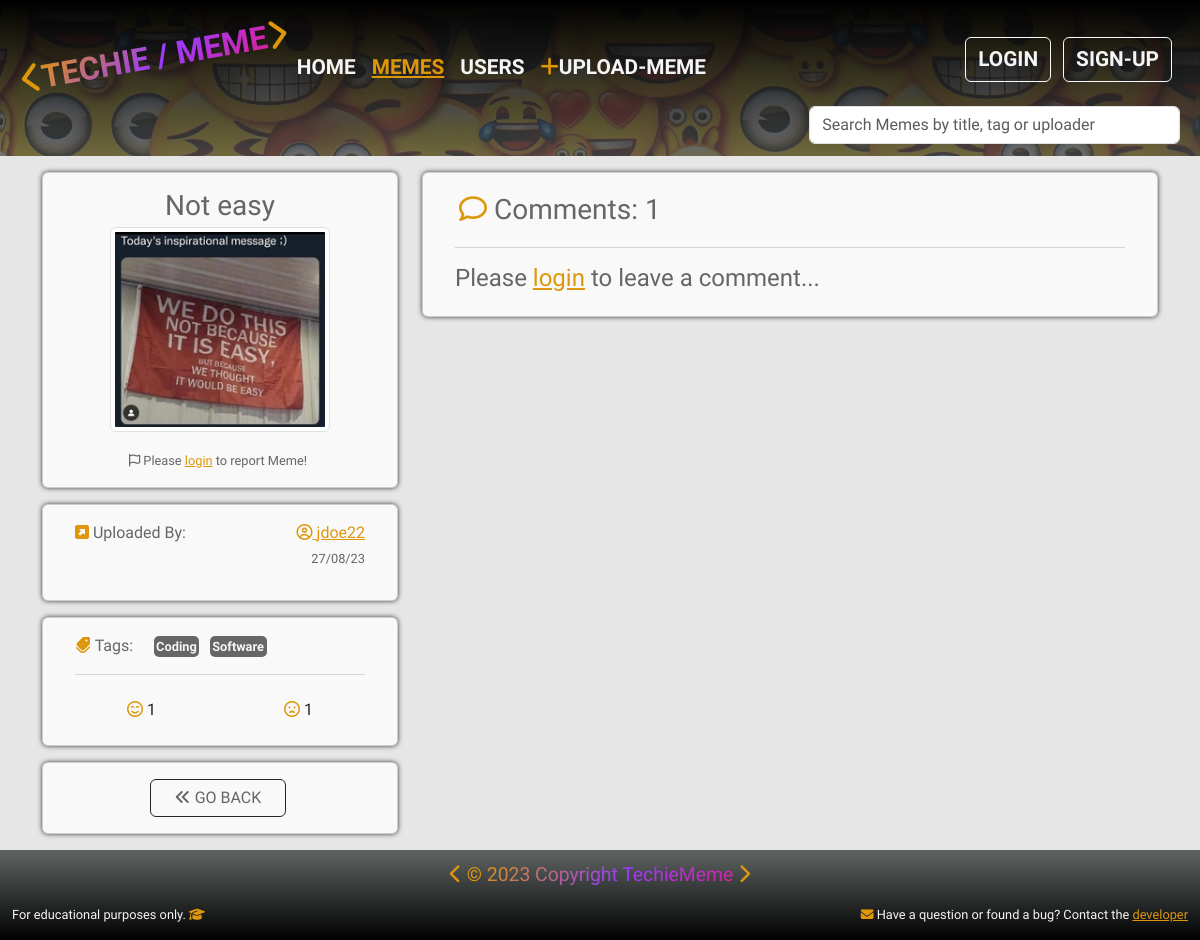
/memes/meme/73c9dded-3cdb-47a6-b60d-db87fc14b659/, run on the app's committed database.
### memes/models.py (models this page shows, shortened)
class Meme(models.Model):
    uploader = models.ForeignKey(
        UserProfile, on_delete=models.SET_NULL, null=True, blank=True)
    title = models.CharField(max_length=100, null=True, blank=True)
    meme_img = ResizedImageField(size=None, upload_to='memes/',
                                 force_format='Webp', quality=95, null=True,
                                 blank=True, default='memes/default.webp')
    tags = models.ManyToManyField('Tag', blank=True)
    smiley_face = models.ManyToManyField(
        UserProfile, related_name='smiley_face', blank=True)
    sad_face = models.ManyToManyField(
        UserProfile, related_name='sad_face', blank=True)
    created = models.DateTimeField(auto_now_add=True)
    id = models.UUIDField(
        default=uuid.uuid4, unique=True, primary_key=True, editable=False)
    def total_smiley_face(self):
        return self.smiley_face.count()
    def total_sad_face(self):
        return self.sad_face.count()
    @property
    def meme_image_url(self):
        if self.meme_img and hasattr(self.meme_img, 'url'):
            return self.meme_img.url
        else:
            return '/static/images/memes/default.webp'
    class Meta:
        ordering = ['-created']

class Tag(models.Model):
    name = models.CharField(max_length=20)
    created = models.DateTimeField(auto_now_add=True)
    id = models.UUIDField(
        default=uuid.uuid4, unique=True, primary_key=True, editable=False)
    def __str__(self):
        return self.name
    class Meta:
        ordering = ['name']

### users/models.py (models this page shows, shortened)
class UserProfile(models.Model):
    user = models.OneToOneField(User, on_delete=models.CASCADE, null=True,
                                blank=True)
    username = models.CharField(max_length=50, null=True, blank=True)
    first_name = models.CharField(max_length=50, null=True, blank=True)
    last_name = models.CharField(max_length=50, null=True, blank=True)
    location = models.CharField(max_length=100, null=True, blank=True)
    email = models.EmailField(max_length=100, null=True, blank=True)
    bio = models.TextField(null=True, blank=True)
    user_img = ResizedImageField(size=None, upload_to='users/',
                                 force_format='Webp', quality=95, null=True,
                                 blank=True, default='users/default_user.webp')
    social_github = models.CharField(max_length=200, null=True, blank=True)
    social_linkedin = models.CharField(max_length=200, null=True, blank=True)
    social_facebook = models.CharField(max_length=200, null=True, blank=True)
    social_youtube = models.CharField(max_length=200, null=True, blank=True)
    social_website = models.CharField(max_length=200, null=True, blank=True)
    created = models.DateTimeField(auto_now_add=True)
    id = models.UUIDField(primary_key=True, default=uuid.uuid4, editable=False)
    class Meta:
        ordering = ['-created']

### memes/views.py (the view, shortened to what this page needs)
# urls.py: path('meme/<str:pk>/', views.meme, name='meme'),
def meme(request, pk):
    memes, search_form = searchMeme(request)
    memeObj = Meme.objects.get(id=pk)
    tags = memeObj.tags.all()
    form = CommentForm()
    context = {
        "meme": memeObj,
        "tags": tags,
        "memes": memes,
        "search_form": search_form,
        "form": form,
        }
    return render(request, "memes/single-meme.html", context)

### memes/forms.py
class CommentForm(ModelForm):
    class Meta:
        model = Comment
        fields = ['comment']
        labels = {'comment': ''}
    def __init__(self, *args, **kwargs):
        super(CommentForm, self).__init__(*args, **kwargs)
        for name, field in self.fields.items():
            field.widget.attrs.update({
                'class': 'form-control comment-box',
                'placeholder': 'Please leave your comment here...'})

### memes/utils.py (called while the page is built)
def searchMeme(request):
    search_form = ''
    if request.GET.get('search_form'):
        search_form = request.GET.get('search_form')
    tags = Tag.objects.filter(name__icontains=search_form)
    usernames = UserProfile.objects.filter(username__icontains=search_form)
    memes = Meme.objects.distinct().filter(
        Q(title__icontains=search_form) |
        Q(tags__in=tags) |
        Q(uploader__in=usernames)
        )
    return memes, search_form

### memes/templates/memes/single-meme.html (shortened to what this page needs)
{% extends 'main.html' %}
{% load static %}
{% block content %}
{% load crispy_forms_tags %}
<main>
    <div class="container">
        <div class="row d-flex justify-content-center">
            <div class="col-10 col-md-5 col-lg-4 mb-3">
                <div class="card big-card mt-3">
                    <div class="card-body">
                        <div class="d-flex flex-column align-items-center">
                            <h3 class="card-title mb-1">{{ meme.title }}</h3>
                            <img src=" {{ meme.meme_image_url }}" alt="Meme image" class="card-img-top rounded-2 img-thumbnail img-small"/>
							{% if request.user.is_authenticated %}
							<div class="row-col-1 d-flex justify-content-end">
								<a role="button" class="btn report text-end p-0 pe-1" href="{% url 'report-meme' meme.id %}?next={{ request.path }}"><i class="fa-regular fa-flag"></i> Report Meme!</a>
							</div>
							{% else %}
							<div class="row-col-1 d-flex justify-content-end">
								<a role="button" class="btn report text-end p-0 pe-1" href="{% url 'account_login' %}?next={{request.path}}"><i class="fa-regular fa-flag"></i> Please <span class="active-link">login</span> to report Meme!</a>
							</div>
							{% endif %}
                        </div>
                    </div>
                </div>
                <div class="card big-card mt-3">
                    <div class="card-body">
                        <div class="row ">
                            <div class="col-12 col-md-6 d-flex justify-content-md-start">
                                <div class="col-2 text-nowrap mb-2"><i class="fa-solid fa-square-up-right yellow"></i> Uploaded By:</div>
                            </div>
                            <div class="col-12 col-md-6">
                                <div class="row">
                                    <div class="col d-flex justify-content-md-end">
                                        <p class="card-text"><a href="{% url 'single_user' meme.uploader.id %}" class="card-link yellow"><i class="fa-regular fa-circle-user"></i> {{ meme.uploader.username }}</a></p>
                                    </div>
                                </div>
                                <div class="row">
                                    <div class="col d-flex justify-content-md-end">
                                        <p class="report mt-1">{{ meme.created|date:"d/m/y" }}</p>
                                    </div>
                                </div>
                            </div>
                        </div>
                    </div>
                </div>
                <div class="card big-card mt-3">
                    <div class="card-body">
                        <div class="row">
                            <div class="col-3 text-nowrap"><i class="fa-solid fa-tags fa-rotate-90 yellow"></i> Tags:</div>
                            <div class="col-9">
                                {% for tag in meme.tags.all %}
                                <span class="tag text-nowrap">{{tag}}</span>
                                {% endfor %}
                            </div>
                        </div>
                        <hr>
                        <div class="row d-flex justify-content-around">
                            <a class="col-4 btn btn" href="{% url 'smiley-face' meme.id %}"><i class="fa-regular fa-face-smile-beam yellow"></i>&nbsp;{{ meme.total_smiley_face }}</a>
                            <a class="col-4 btn btn" href="{% url 'sad-face' meme.id %}"><i class="fa-regular fa-face-frown-open yellow"></i>&nbsp;{{ meme.total_sad_face }}</a>
                        </div>
                    </div>
                </div>
                <div class="card big-card mt-3">
                    <div class="card-body">
                        <div class="row-col-1 d-flex justify-content-center">
                            <a type="button" class="btn btn-outline-dark ps-4 pe-4 mt-0 me-1 text-nowrap gray" href="{{request.META.HTTP_REFERER}}"><i class="fa-solid fa-angles-left"></i> GO BACK</a>
                        </div>
                    </div>
                </div>
            </div>
            <div class="col-10 col-md-7 col-lg-8 mt-md-3">
                <div class="card big-card mb-3">
                    <div class="card-body">
                        <div class="row">
                            <h3 class="m-1"><i class="fa-regular fa-comment yellow"></i> Comments:&nbsp;{{ meme.comment.all.count }}</h3>
                        </div>
                        <hr>
                        <div class="row">
                            {% if request.user.is_authenticated %}
                                {% if not meme.comment.all %}
                                    <h4>No comments yet...</h4>
                                {% else %}
                                    {% for comment in meme.comment.all %}
                                        <div class="row">
                                            <div class="col-md-12 col-lg-3">
                                                <div class="row">
                                                    <div class="col-12 d-flex justify-content-center">
                                                        <img class="img-thumbnail me-2 commentator-img" src="{{ comment.user.user_image_url }}" alt="Commentator image">
                                                        <p class="card-text text-nowrap"><a href="{% url 'single_user' comment.user.id %}" class="card-link yellow"><i class="fa-regular fa-circle-user"></i> {{ comment.user.username }}</a></p>
                                                    </div>
                                                </div>
                                                <div class="row">
                                                    <div class="col-12 d-flex justify-content-center">
                                                        <p class="report mt-1">{{ comment.created|date:"d/m/y H:i" }}</p>
                                                    </div>
                                                </div>
                                                <div class="row">
                                                    <div class="col-12 p-0 d-flex justify-content-center">
                                                        {% if request.user.is_authenticated and comment.user.username == request.user.username %}
                                                        <a class="btn btn-xs btn-outline-danger mb-4 text-nowrap" href="{% url 'delete-comment' comment.id %}"><i class="fa-solid fa-trash-can"></i> Delete</a>
                                                        {% endif %}
                                                    </div>
                                                </div>
                                            </div>
                                            <div class="col-md-12 col-lg-9">
                                                <p class="card-text">{{ comment.comment|linebreaks }}</p>
                                            </div>
                                        </div>
                                    <hr>
                                    {% endfor %}
                                {% endif %}
                                <div class="row">
                                    <form action="" method="POST">
                                        {% csrf_token %}
                                        <div class="col-12">
                                            <div class="row">
                                                <div class="col d-flex justify-content-center">
                                                    {{ form|crispy }}
                                                </div>
                                            </div>
                                            <div class="row">
                                                <div class="col d-flex justify-content-center">
                                                    <button role="button" type="submit" value="COMMENT" href="{% url 'meme' meme.id %}" class="btn auth-btn mt-4 mb-4 hover">COMMENT</button>
                                                </div>
                                            </div>
                                        </div>
                                    </form>
                                </div>
                            {% else %}
                            <h4>Please <a class="active-link" href="{% url 'account_login' %}?next={{request.path}}">login</a> to leave a comment...</h4>
                            {% endif %}
                        </div>
                    </div>
                </div>
            </div>
        </div>
     </div>
</main>
{% endblock content %}

### static/styles/main.css (style rules this page uses)
* { margin: 0; padding: 0; box-sizing: border-box; }
body { font-family: 'Lexend', 'Lexend Deca', sans-serif; min-height: 100vh; display: flex; flex-direction: column; background-color: #e6e6e6; }
.yellow { color: #DE970B; }
.gray { color: #666666; }
.big-card { box-shadow: 0px 0px 5px 0px rgba(0,0,0,0.75); color: #666666; background-color: #f9f9f9; padding: 0 1em; }
.active-link { color: #DE970B; text-decoration: underline; list-style: none; }
.img-small { max-width: 220px; max-height: 220px; object-fit: contain; object-fit: center; }
.tag { background-color: #666666; color: whitesmoke; font-weight: bold; font-size: 0.8em; padding: 0.2em; border-radius: 5px; margin-right: 0.5em; }
.report { color: #666666; font-size: 0.8em; }

### data on the page
Meme: title "Not easy", meme_image_url (picture), uploader.username "jdoe22", created "27/08/23", total_smiley_face "1", total_sad_face "1", comment.all.count "1"
Tag: name "Coding"
Tag: name "Software"
